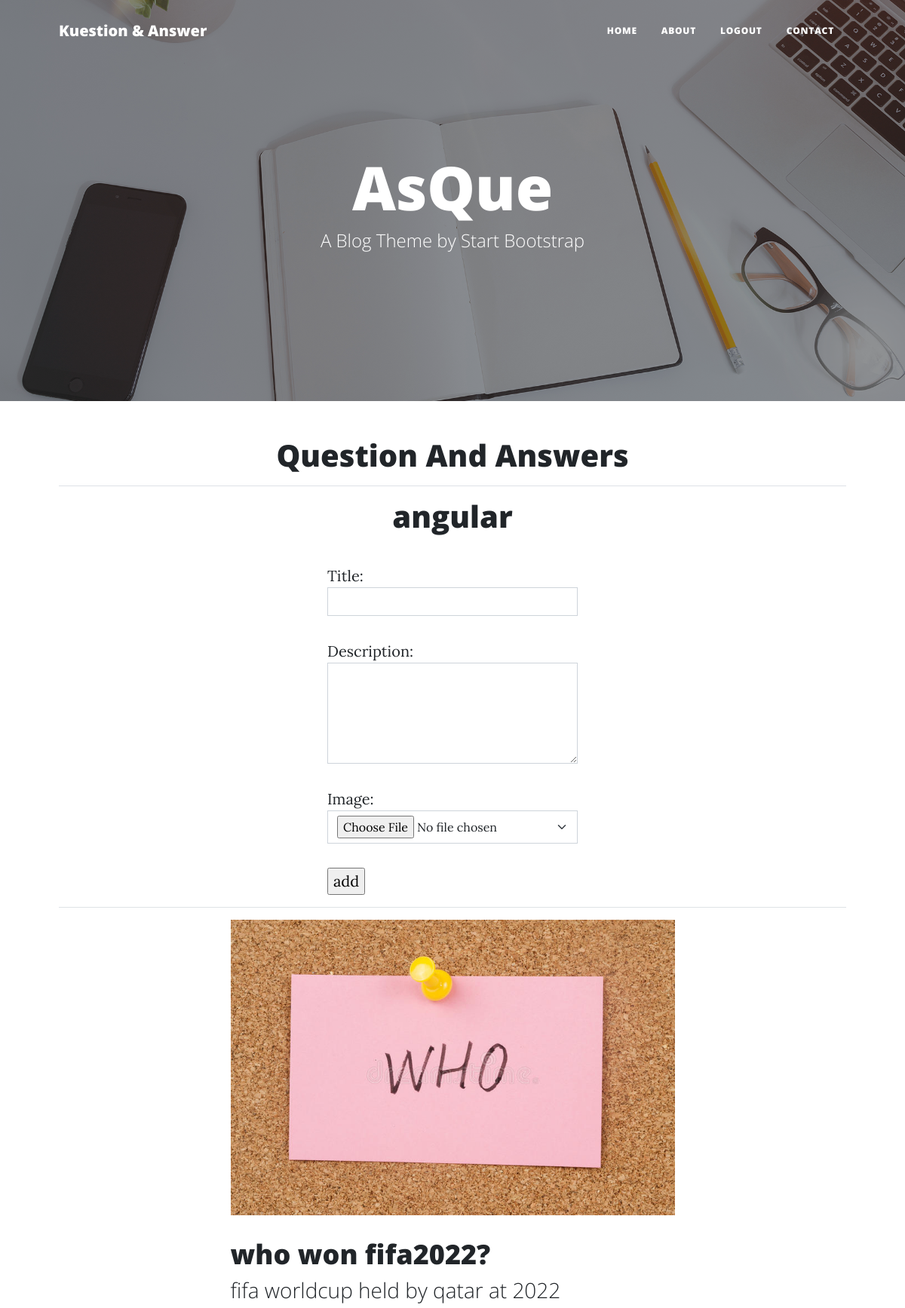
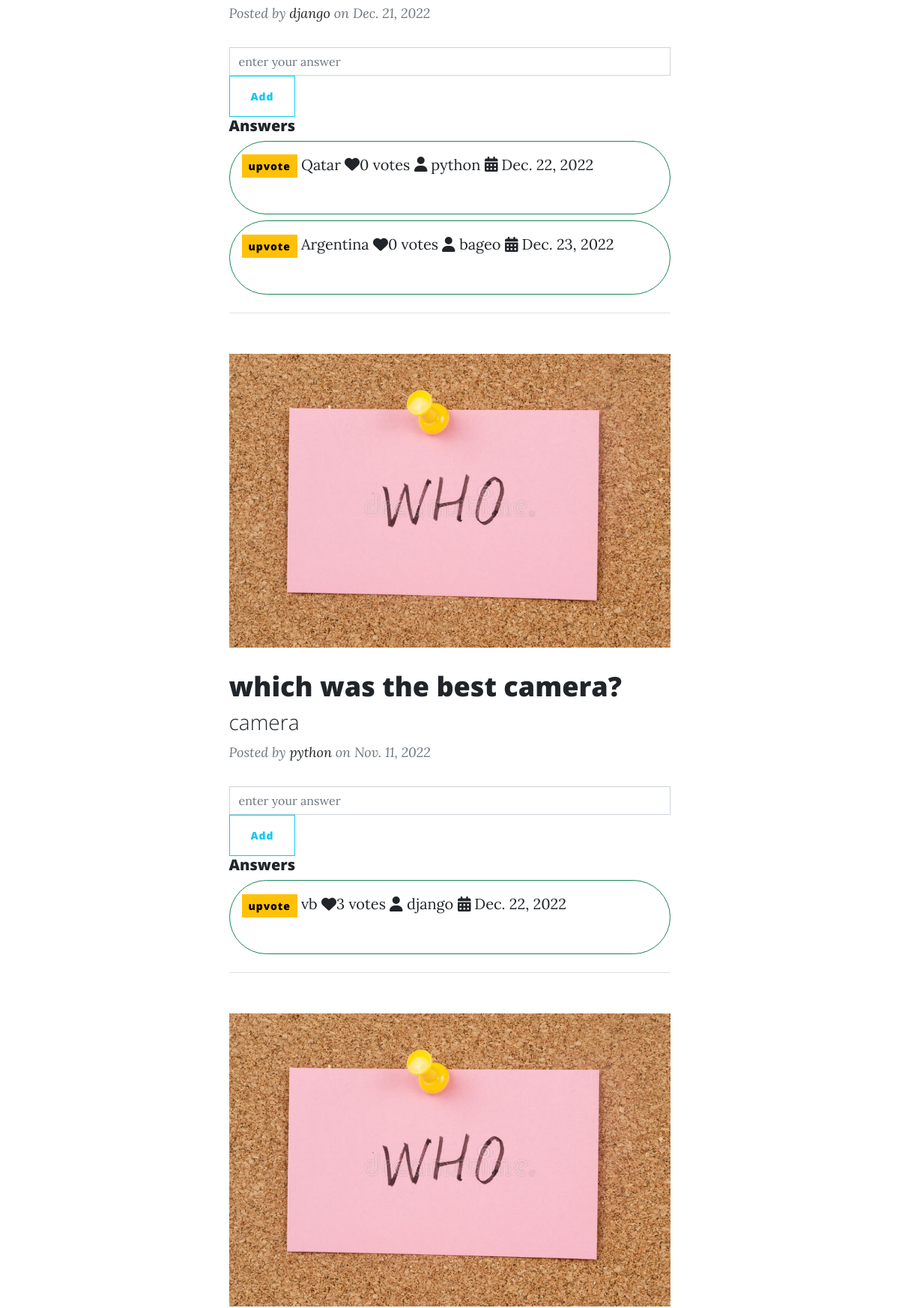
The app's page /index (signed in, upper part) with its own data (2 pictures, top to bottom).
### orkut/models.py (models this page shows, shortened)
class Questions(models.Model):
    title=models.CharField(max_length=200)
    description=models.CharField(max_length=400)
    user=models.ForeignKey(User,on_delete=models.CASCADE)
    created_date=models.DateField(auto_now_add=True)
    image=models.ImageField(upload_to="images",null=True,blank=True)
    @property
    def question_answers(self):
        qs=self.answers_set.all().annotate(u_count=Count("up_vote")).order_by("-u_count")
        return qs

class Answers(models.Model):
    questions=models.ForeignKey(Questions,on_delete=models.CASCADE)
    answers=models.CharField(max_length=200)
    user=models.ForeignKey(User,on_delete=models.CASCADE)
    created_date=models.DateField(auto_now_add=True)
    up_vote=models.ManyToManyField(User,related_name="up_vote")
    @property
    def upvotes(self):
        return self.up_vote.all().count()
    def __str__(self):
        return self.answers

### webapp/views.py (the view, shortened to what this page needs)
# urls.py: path("index",IndexView.as_view(),name="home"),
@method_decorator(decs,name="dispatch")
class IndexView(CreateView,ListView):
    template_name="index.html"
    form_class=QuestiionForm
    success_url=reverse_lazy("home")
    model=Questions
    context_object_name="questions"
    def get_queryset(self):
        return Questions.objects.exclude(user=self.request.user).order_by("-created_date")

### webapp/form.py
class QuestiionForm(forms.ModelForm):
    class Meta:
        model=Questions
        fields=["title","description","image"]
        widgets={
            "title":forms.TextInput(attrs={"class":"form-control"}),
            "description":forms.Textarea(attrs={"class":"form-control","rows":5}),
            "image":forms.FileInput(attrs={"class":"form-select"})
        }

### webapp/views.py (called while the page is built)
def signin_required(fn):
    def wrapper(request,*args,**kw):
        if not request.user.is_authenticated:
            messages.error(request,"You must login first")
            return redirect("signin")
        else:
            return fn(request,*args,**kw)
    return wrapper

### webapp/templates/index.html (shortened to what this page needs)
{%extends 'base.html'%}
{%block body_block%}
        <h1 class="text-center">Question And Answers <hr> {{request.user}} </h1>
    <div class="row">
        <div class="col-4"></div>
        <div class="col-4">
            <form action="" method="post" enctype="multipart/form-data">
                {{form.as_p}}
                <input type="submit" value="add">
            </form>
        </div>
        <div class="col-4"></div>
    </div>
    <hr>
    <div class="row gx-4 gx-lg-5 justify-content-center">
        {%for q in questions%}
        <div class="col-md-10 col-lg-8 col-xl-7">
            <div class="post-preview">
                <a href="post.html">
                    {%if q.image%}
                    <div>
                        <img src="{{q.image.url}}" alt="" class="w-100">
                    </div>
                    {%endif%}
                    <h2 class="post-title">{{q.title}}</h2>
                    <h3 class="post-subtitle">{{q.description}}</h3>
                </a>
                <p class="post-meta">
                    Posted by
                    <a href="#!">{{q.user}}</a>
                    on {{q.created_date}}
                </p>
            </div>
            <div>
                <form action="{%url 'add-answer' q.id %}" method="post" >
                    <input type="text" placeholder="enter your answer" name="answer" class="form-control">
                    <button type="submit" class="btn btn-outline-info">Add</button>
                </form>
            </div>
            <h5 class="post-title">Answers</h5>
            {%for ans in q.question_answers%}
            <div class="border rounded-pill p-3 border-success mt-2">
                <a href="{%url 'add-upvote' q.id %}" class="btn btn-warning btn-sm">upvote</a>
                {{ans}}
                <i class="fa-solid fa-heart"></i>{{ans.upvotes}} votes
                <i class="fa-solid fa-user"></i> {{ans.user}}
                <i class="fa-solid fa-calendar-days"></i> {{ans.created_date}}
            </div>
            {%endfor%}
            <hr class="my-4" />
        </div>
        {%endfor%}
    </div>
{%endblock%}

### records on screen
Questions: image (picture), title "who won fifa2022?", description "fifa worldcup held by qatar at 2022", user "django", created_date "Dec. 21, 2022"
Answers: answers "Qatar", upvotes "0", user "python", created_date "Dec. 22, 2022"
Answers: answers "Argentina", upvotes "0", user "bageo", created_date "Dec. 23, 2022"
Questions: image (picture), title "which was the best camera?", description "camera", user "python", created_date "Nov. 11, 2022"
Answers: answers "vb", upvotes "3", user "django", created_date "Dec. 22, 2022"
Questions: image (picture)

### other values on screen
{{ request.user }} "angular"
